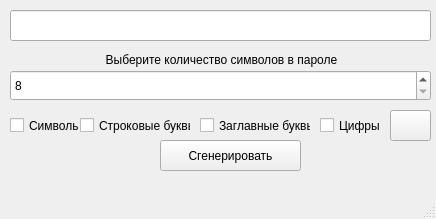
<?xml version="1.0" encoding="UTF-8"?>
<ui version="4.0">
 <class>QMainWindow</class>
 <widget class="QMainWindow" name="QMainWindow">
  <property name="geometry">
   <rect>
    <x>0</x>
    <y>0</y>
    <width>436</width>
    <height>219</height>
   </rect>
  </property>
  <property name="windowTitle">
   <string>Password generator</string>
  </property>
  <widget class="QWidget" name="centralwidget">
   <widget class="QPushButton" name="pushButton">
    <property name="geometry">
     <rect>
      <x>160</x>
      <y>140</y>
      <width>141</width>
      <height>31</height>
     </rect>
    </property>
    <property name="text">
     <string>Сгенерировать</string>
    </property>
   </widget>
   <widget class="QSpinBox" name="spinBox">
    <property name="geometry">
     <rect>
      <x>10</x>
      <y>70</y>
      <width>421</width>
      <height>31</height>
     </rect>
    </property>
    <property name="minimum">
     <number>8</number>
    </property>
    <property name="maximum">
     <number>24</number>
    </property>
   </widget>
   <widget class="QLineEdit" name="lineEdit">
    <property name="geometry">
     <rect>
      <x>10</x>
      <y>10</y>
      <width>421</width>
      <height>31</height>
     </rect>
    </property>
   </widget>
   <widget class="QLabel" name="label">
    <property name="geometry">
     <rect>
      <x>16</x>
      <y>49</y>
      <width>411</width>
      <height>21</height>
     </rect>
    </property>
    <property name="text">
     <string>Выберите количество символов в пароле</string>
    </property>
    <property name="alignment">
     <set>Qt::AlignCenter</set>
    </property>
   </widget>
   <widget class="QPushButton" name="pushButton_6">
    <property name="geometry">
     <rect>
      <x>390</x>
      <y>110</y>
      <width>41</width>
      <height>31</height>
     </rect>
    </property>
    <property name="text">
     <string/>
    </property>
    <property name="icon">
     <iconset>
      <normaloff>../91700.png</normaloff>../91700.png</iconset>
    </property>
   </widget>
   <widget class="QCheckBox" name="checkBox">
    <property name="geometry">
     <rect>
      <x>10</x>
      <y>110</y>
      <width>70</width>
      <height>31</height>
     </rect>
    </property>
    <property name="text">
     <string>Символы</string>
    </property>
   </widget>
   <widget class="QCheckBox" name="checkBox_2">
    <property name="geometry">
     <rect>
      <x>80</x>
      <y>110</y>
      <width>111</width>
      <height>31</height>
     </rect>
    </property>
    <property name="text">
     <string>Строковые буквы</string>
    </property>
   </widget>
   <widget class="QCheckBox" name="checkBox_3">
    <property name="geometry">
     <rect>
      <x>200</x>
      <y>110</y>
      <width>111</width>
      <height>31</height>
     </rect>
    </property>
    <property name="text">
     <string>Заглавные буквы</string>
    </property>
   </widget>
   <widget class="QCheckBox" name="checkBox_4">
    <property name="geometry">
     <rect>
      <x>320</x>
      <y>110</y>
      <width>61</width>
      <height>31</height>
     </rect>
    </property>
    <property name="text">
     <string>Цифры</string>
    </property>
   </widget>
  </widget>
  <widget class="QMenuBar" name="menubar">
   <property name="geometry">
    <rect>
     <x>0</x>
     <y>0</y>
     <width>436</width>
     <height>21</height>
    </rect>
   </property>
  </widget>
  <widget class="QStatusBar" name="statusbar"/>
 </widget>
 <resources/>
 <connections/>
</ui>
